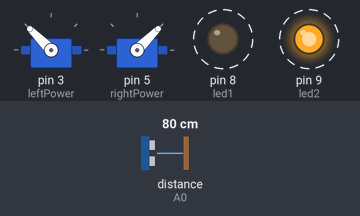
Recording of a sketch running on a simulated Arduino Uno, built with avr-gcc and run on an emulated ATmega328P. Shown: 2 × servo, output pins drawn as LEDs (lit = HIGH). Wiring (inferred from the names in the program): ultrasonic range finder: trigger A0; echo A0. Dashed ring = blinking. The inputs (shaded band) are chosen by the test bench; at power-on: distance to the obstacle (sensor on A0) 80 cm. The echo pulse lasts 58.3 µs per cm; what the sketch prints to the serial monitor is not drawn.

Above: at 1.2 s.
1.3 s: distance to the obstacle (sensor on A0) set to 2 cm
At 1.76 s:
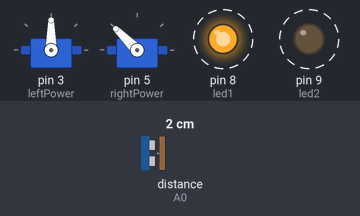
4.3 s: distance to the obstacle (sensor on A0) set to 18 cm
At 4.9 s:
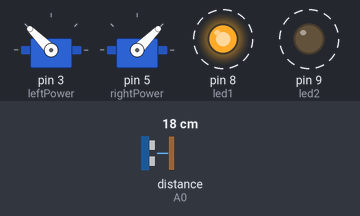
7.3 s: distance to the obstacle (sensor on A0) set to 4 cm
At 8.3 s:
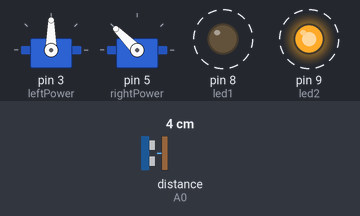
Timing chart, 0 to 16.3 s (numbered marks = the images above; inputs shaded):
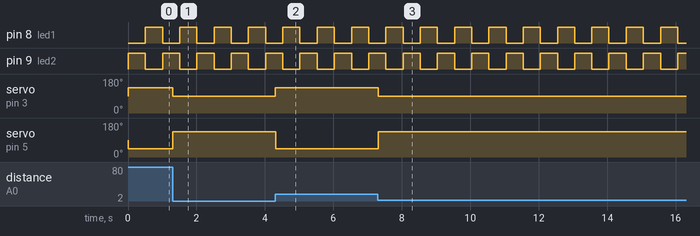

The sketch:

LittleRover.ino
```cpp
#include <Servo.h>
int distance = A0;
int led1 = 8, led2 = 9;
Servo leftPower;
Servo rightPower;
unsigned long time;
bool on = false;
float obstacleDist = 0.0f;

void setup() {
  Serial.begin(115200);
  leftPower.attach(3);
  rightPower.attach(5);
  leftPower.write(90);
  rightPower.write(90);
  pinMode(led1, OUTPUT);
  pinMode(led2, OUTPUT);
}

void loop() {
  LEDs();
  float reading1 = TakeReading();
  float reading2 = TakeReading();
  Serial.println(reading1);
  Serial.println(reading2);
  obstacleDist = reading1 >= reading2 ? reading1 : reading2;
  if(obstacleDist < 10.0f){
    Serial.println("turn");
    turn();
  }else{
    Serial.println("forward");
    forward();
  }
}

void LEDs(){
  if(millis() - time > 1000)
    time = millis();

  if(millis() - time < 500){
    digitalWrite(led1, LOW);
    digitalWrite(led2, HIGH);
  }else if(millis() - time > 500){
    digitalWrite(led1, HIGH);
    digitalWrite(led2, LOW);
  }
}

void forward(){
  leftPower.write(135);
  rightPower.write(45);
}

void turn(){
  leftPower.write(90);
  rightPower.write(135);
}

float TakeReading(){
  unsigned long echo = 0;
  float result = 0.0f;
  pinMode(distance, OUTPUT);
  digitalWrite(distance, LOW);
  delayMicroseconds(2);
  digitalWrite(distance, HIGH);
  delayMicroseconds(5);
  digitalWrite(distance, LOW);

  pinMode(distance, INPUT);
  digitalWrite(distance, HIGH);
  echo = pulseIn(distance,HIGH,38000);
  result = echo/58.138;

  return result;
}
```

Measured:
- after the input at 1.3 s, servo on pin 3 (leftPower): 135° → 90° at once; servo on pin 5 (rightPower): 45° → 135° at once
- after the input at 4.3 s, servo on pin 3 (leftPower): 90° → 135° at once; servo on pin 5 (rightPower): 135° → 45° at once
- after the input at 7.3 s, servo on pin 3 (leftPower): 135° → 90° at once; servo on pin 5 (rightPower): 45° → 135° at once
- by itself, pin 8 (led1), pin 9 (led2): alternates HIGH for 0.50 s and LOW for 0.50 s
